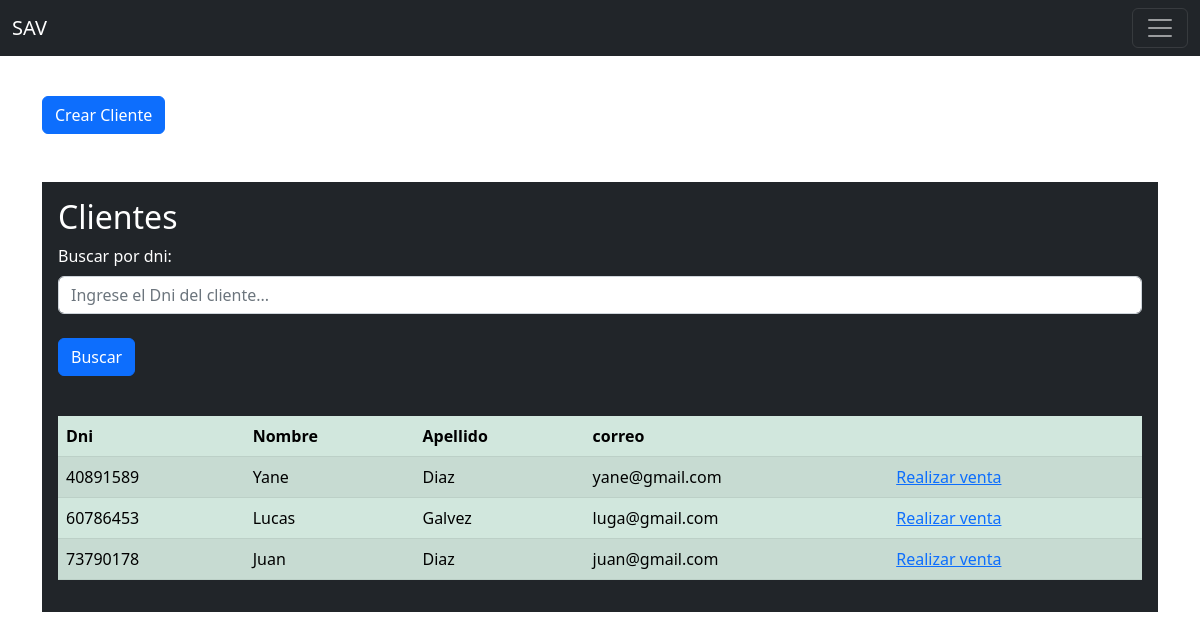
Page /buscar_cliente/ (signed in) on the committed database.
### ventas/models.py (models this page shows, shortened)
class Cliente(models.Model):
    dni = models.IntegerField(primary_key=True, unique=True)
    nombre = models.CharField(max_length=50)
    apellido = models.CharField(max_length=50)
    correo = models.CharField(max_length=50)

### ventas/views.py (the view)
# urls.py: path("buscar_cliente/", buscarCliente, name='buscar_cliente'),
@login_required
def buscarCliente(request):
    clientes = Cliente.objects.all()
    buscar = request.GET.get('buscar')
    if buscar:
        clientes = Cliente.objects.filter(dni=buscar)
        return render(request, 'ventas/venta.html', {'clientes': clientes})
    else:
        return render(request, 'ventas/venta.html', {'clientes': clientes})

### ventas/templates/ventas/venta.html (shortened to what this page needs)
<!DOCTYPE html>
<html lang="en">
<head>
</head>
<body>
    {% extends 'base.html' %}
    {% block content %}
    <br><br><br>
    <div class="container-sm">
        <button class="btn btn-primary" type="button" data-bs-toggle="offcanvas"
            data-bs-target="#offcanvasWithBothOptions" aria-controls="offcanvasWithBothOptions">Crear Cliente
        </button>
        <br><br><br>
        <div class="container-sm text-bg-dark p-3">
            <div class="col-md-auto">
                <h2>Clientes</h2>
                <div>
                    <div>
                        <form action="{% url 'buscar_cliente' %}" method="get">
                            <div>
                                <label for="buscar" class="form-label">Buscar por dni: </label>
                                <input class="form-control" type="serch" name="buscar" id="buscar"
                                    placeholder="Ingrese el Dni del cliente..."><br>
                                    <div class="col-auto">
                                        <button class="btn btn-primary mb-3" type="submit">Buscar</button>
                                    </div>
                            </div>
                        </form>
                    </div>
                </div><br>
                <div>
                    <div>
                        <table class="table table-success table-striped">
                            <thead>
                                <tr>
                                    <th>Dni</th>
                                    <th>Nombre</th>
                                    <th>Apellido</th>
                                    <th>correo</th>
                                    <th></th>
                                </tr>
                            </thead>
                            <tbody>
                                {% for resultado in clientes %}
                                <tr>
                                    <td>{{resultado.dni}}</td>
                                    <td>{{resultado.nombre}}</td>
                                    <td>{{resultado.apellido}}</td>
                                    <td>{{resultado.correo}}</td>
                                    <td><a href="{% url 'venta' resultado.dni %}">Realizar venta</a></td>
                                </tr>
                                {% endfor %}
                            </tbody>
                        </table>
                    </div>
                </div>
            </div>
        </div>
    </div>
    {% endblock %}

### rows in the picture
Cliente: dni "40891589", nombre "Yane", apellido "Diaz", correo "yane@gmail.com"
Cliente: dni "60786453", nombre "Lucas", apellido "Galvez", correo "luga@gmail.com"
Cliente: dni "73790178", nombre "Juan", apellido "Diaz", correo "juan@gmail.com"
